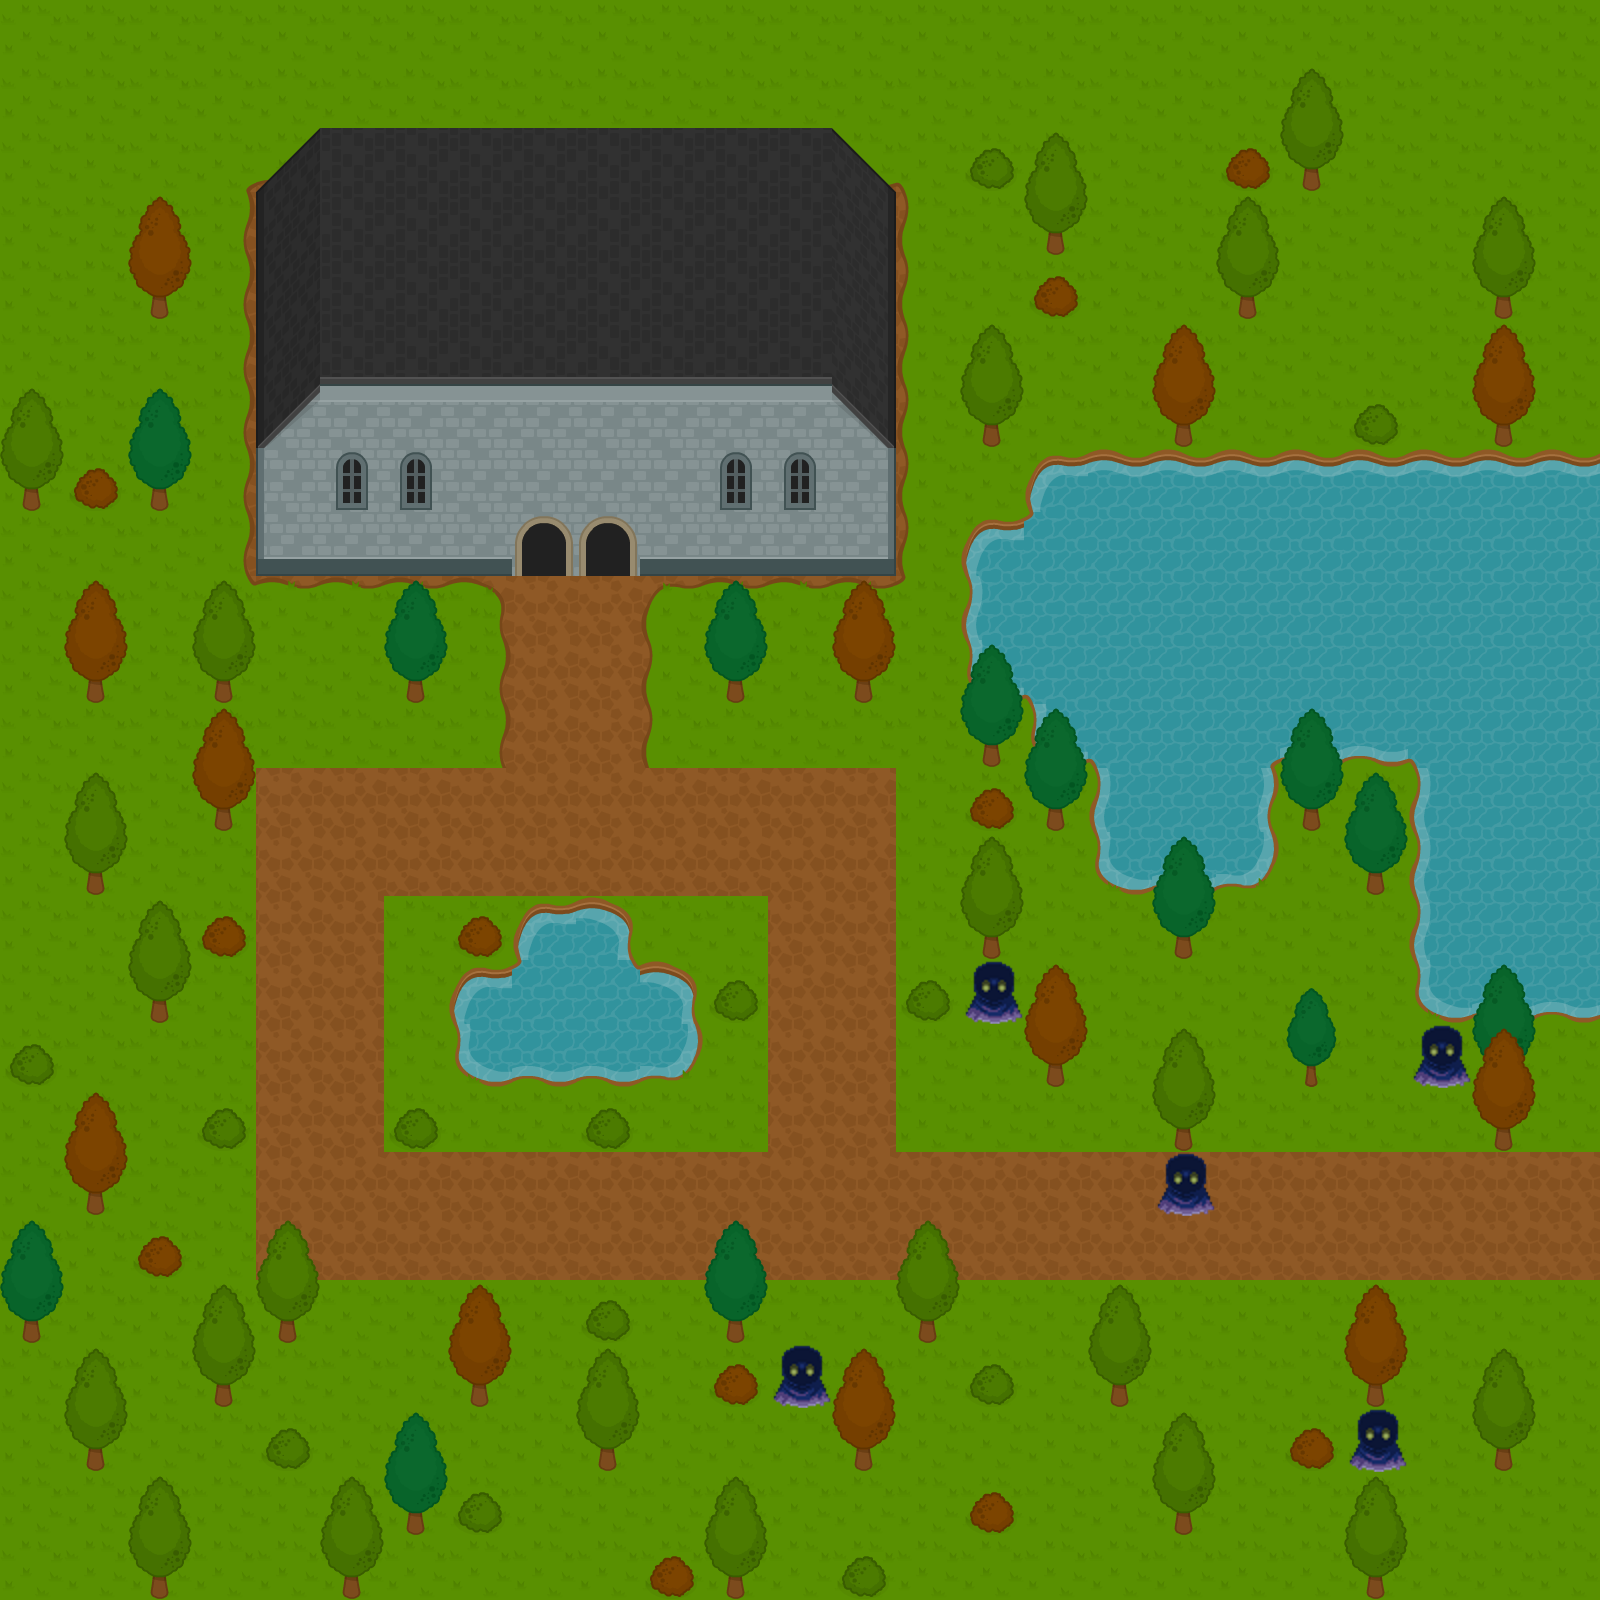

Below is a game level as drawn by its tile map, then a one-line description and the .tmx file that defines it, in full:
An orthogonal 25x25 tile map with 64x64 px tiles, 4 tile layers (Backgroundà, SolidObjects, FloatingObjects, Monsters), 2 tilesets and 5 objects.

<map version="2017.05.16" orientation="orthogonal" renderorder="right-down" width="25" height="25" tilewidth="64" tileheight="64" nextobjectid="13">
 <tileset firstgid="1" source="FinalTileSet.tsx" />
 <tileset firstgid="261" source="GhostTile.tsx" />
 <layer name="Backgroundà" width="25" height="25">
  <data encoding="csv">
22,22,22,22,22,22,22,22,22,22,22,22,22,22,22,22,22,22,22,22,22,22,22,22,22,
22,22,22,22,22,22,22,22,22,22,22,22,22,22,22,22,22,22,22,22,22,22,22,22,22,
22,22,22,4,42,42,42,42,42,42,42,42,42,42,5,22,22,22,22,22,22,22,22,22,22,
22,22,22,23,27,27,27,27,27,27,27,27,27,27,21,22,22,22,22,22,22,22,22,22,22,
22,22,22,23,27,27,27,27,27,27,27,27,27,27,21,22,22,22,22,22,22,22,22,22,22,
22,22,22,23,27,27,27,27,27,27,27,27,27,27,21,22,22,22,22,22,22,22,22,22,22,
22,22,22,23,27,75,75,75,75,75,75,75,75,27,21,22,22,22,22,22,22,22,22,22,22,
22,22,22,23,27,75,75,75,75,75,75,75,75,27,21,22,11,12,12,12,12,12,12,12,12,
22,22,22,23,27,75,75,75,75,75,75,75,75,27,21,11,35,32,32,32,32,32,32,32,32,
22,22,22,24,2,2,2,3,27,27,1,2,2,2,25,31,32,32,32,32,32,32,32,32,32,
22,22,22,22,22,22,22,23,27,27,21,22,22,22,22,51,15,32,32,32,32,32,32,32,32,
22,22,22,22,22,22,22,23,27,27,21,22,22,22,22,22,51,15,32,14,52,52,15,32,32,
22,22,22,22,27,27,27,27,27,27,27,27,27,27,22,22,22,31,32,33,22,22,31,32,32,
22,22,22,22,27,27,27,27,27,27,27,27,27,27,22,22,22,51,52,53,22,22,31,32,32,
22,22,22,22,27,27,22,22,11,13,22,22,27,27,22,22,22,22,22,22,22,22,31,32,32,
22,22,22,22,27,27,22,11,35,34,13,22,27,27,22,22,22,22,22,22,22,22,51,52,52,
22,22,22,22,27,27,22,51,52,52,53,22,27,27,22,22,22,22,22,22,22,22,22,22,22,
22,22,22,22,27,27,22,22,22,22,22,22,27,27,22,22,22,22,22,22,22,22,22,22,22,
22,22,22,22,27,27,27,27,27,27,27,27,27,27,27,27,27,27,27,27,27,27,27,27,27,
22,22,22,22,27,27,27,27,27,27,27,27,27,27,27,27,27,27,27,27,27,27,27,27,27,
22,22,22,22,22,22,22,22,22,22,22,22,22,22,22,22,22,22,22,22,22,22,22,22,22,
22,22,22,22,22,22,22,22,22,22,22,22,22,22,22,22,22,22,22,22,22,22,22,22,22,
22,22,22,22,22,22,22,22,22,22,22,22,22,22,22,22,22,22,22,22,22,22,22,22,22,
22,22,22,22,22,22,22,22,22,22,22,22,22,22,22,22,22,22,22,22,22,22,22,22,22,
22,22,22,22,22,22,22,22,22,22,22,22,22,22,22,22,22,22,22,22,22,22,22,22,22
</data>
 </layer>
 <layer name="SolidObjects" width="25" height="25">
  <data encoding="csv">
0,0,0,0,0,0,0,0,0,0,0,0,0,0,0,0,0,0,0,0,0,0,0,0,0,
0,0,0,0,0,0,0,0,0,0,0,0,0,0,0,0,0,0,0,0,0,0,0,0,0,
0,0,0,0,0,0,0,0,0,0,0,0,0,0,0,181,0,0,0,183,221,0,0,0,0,
0,0,0,0,70,70,70,70,70,70,70,70,70,70,0,0,221,0,0,0,0,0,0,0,0,
0,0,223,0,74,75,75,75,75,75,75,75,75,76,0,0,183,0,0,221,0,0,0,221,0,
0,0,0,0,74,75,75,75,75,75,75,75,75,76,0,0,0,0,0,0,0,0,0,0,0,
0,0,0,0,94,95,95,95,95,95,95,95,95,96,0,221,0,0,223,0,0,181,0,223,0,
221,183,225,0,74,217,217,75,75,75,75,217,217,76,0,0,0,0,0,0,0,0,0,0,0,
0,0,0,0,71,70,70,70,195,195,70,70,70,73,0,0,0,0,0,0,0,0,0,0,0,
0,0,0,0,0,0,0,0,0,0,0,0,0,0,0,0,0,0,0,0,0,0,0,0,0,
0,223,0,221,0,0,225,0,0,0,0,225,0,223,0,0,0,0,0,0,0,0,0,0,0,
0,0,0,0,0,0,0,0,0,0,0,0,0,0,0,225,0,0,0,0,0,0,0,0,0,
0,0,0,223,0,0,0,0,0,0,0,0,0,0,0,183,225,0,0,0,225,0,0,0,0,
0,221,0,0,0,0,0,0,0,0,0,0,0,0,0,0,0,0,0,0,0,225,0,0,0,
0,0,0,183,0,0,0,183,0,0,0,0,0,0,0,221,0,0,225,0,0,0,0,0,0,
0,0,221,0,0,0,0,0,0,0,0,181,0,0,181,0,0,0,0,0,0,0,0,0,0,
181,0,0,0,0,0,0,0,0,0,0,0,0,0,0,0,223,0,0,0,226,0,0,225,0,
0,0,0,181,0,0,181,0,0,181,0,0,0,0,0,0,0,0,221,0,0,0,0,223,0,
0,223,0,0,0,0,0,0,0,0,0,0,0,0,0,0,0,0,0,0,0,0,0,0,0,
0,0,183,0,0,0,0,0,0,0,0,0,0,0,0,0,0,0,0,0,0,0,0,0,0,
225,0,0,0,221,0,0,0,0,181,0,225,0,0,221,0,0,0,0,0,0,0,0,0,0,
0,0,0,221,0,0,0,223,0,0,0,183,0,0,0,181,0,221,0,0,0,223,0,0,0,
0,221,0,0,181,0,0,0,0,221,0,0,0,223,0,0,0,0,0,0,183,0,0,221,0,
0,0,0,0,0,0,225,181,0,0,0,0,0,0,0,183,0,0,221,0,0,0,0,0,0,
0,0,221,0,0,221,0,0,0,0,183,221,0,181,0,0,0,0,0,0,0,221,0,0,0
</data>
 </layer>
 <layer name="FloatingObjects" width="25" height="25">
  <data encoding="csv">
0,0,0,0,0,0,0,0,0,0,0,0,0,0,0,0,0,0,0,0,0,0,0,0,0,
0,0,0,0,0,0,0,0,0,0,0,0,0,0,0,0,0,0,0,0,201,0,0,0,0,
0,0,0,0,132,155,155,155,155,155,155,155,155,133,0,0,201,0,0,0,0,0,0,0,0,
0,0,203,0,152,155,155,155,155,155,155,155,155,153,0,0,0,0,0,201,0,0,0,201,0,
0,0,0,0,152,155,155,155,155,155,155,155,155,153,0,0,0,0,0,0,0,0,0,0,0,
0,0,0,0,152,175,175,175,175,175,175,175,175,153,0,201,0,0,203,0,0,0,0,203,0,
201,0,205,0,172,0,0,0,0,0,0,0,0,173,0,0,0,0,0,0,0,0,0,0,0,
0,0,0,0,0,0,0,0,0,0,0,0,0,0,0,0,0,0,0,0,0,0,0,0,0,
0,0,0,0,0,0,0,0,0,0,0,0,0,0,0,0,0,0,0,0,0,0,0,0,0,
0,203,0,201,0,0,205,0,0,0,0,205,0,203,0,0,0,0,0,0,0,0,0,0,0,
0,0,0,0,0,0,0,0,0,0,0,0,0,0,0,205,0,0,0,0,0,0,0,0,0,
0,0,0,203,0,0,0,0,0,0,0,0,0,0,0,0,205,0,0,0,205,0,0,0,0,
0,201,0,0,0,0,0,0,0,0,0,0,0,0,0,0,0,0,0,0,0,205,0,0,0,
0,0,0,0,0,0,0,0,0,0,0,0,0,0,0,201,0,0,205,0,0,0,0,0,0,
0,0,201,0,0,0,0,0,0,0,0,0,0,0,0,0,0,0,0,0,0,0,0,0,0,
0,0,0,0,0,0,0,0,0,0,0,0,0,0,0,0,203,0,0,0,206,0,0,205,0,
0,0,0,0,0,0,0,0,0,0,0,0,0,0,0,0,0,0,201,0,0,0,0,203,0,
0,203,0,0,0,0,0,0,0,0,0,0,0,0,0,0,0,0,0,0,0,0,0,0,0,
0,0,0,0,0,0,0,0,0,0,0,0,0,0,0,0,0,0,0,0,0,0,0,0,0,
205,0,0,0,201,0,0,0,0,0,0,205,0,0,201,0,0,0,0,0,0,0,0,0,0,
0,0,0,201,0,0,0,203,0,0,0,0,0,0,0,0,0,201,0,0,0,203,0,0,0,
0,201,0,0,0,0,0,0,0,201,0,0,0,203,0,0,0,0,0,0,0,0,0,201,0,
0,0,0,0,0,0,205,0,0,0,0,0,0,0,0,0,0,0,201,0,0,0,0,0,0,
0,0,201,0,0,201,0,0,0,0,0,201,0,0,0,0,0,0,0,0,0,201,0,0,0,
0,0,0,0,0,0,0,0,0,0,0,0,0,0,0,0,0,0,0,0,0,0,0,0,0
</data>
 </layer>
 <layer name="Monsters" width="25" height="25">
  <data encoding="csv">
0,0,0,0,0,0,0,0,0,0,0,0,0,0,0,0,0,0,0,0,0,0,0,0,0,
0,0,0,0,0,0,0,0,0,0,0,0,0,0,0,0,0,0,0,0,0,0,0,0,0,
0,0,0,0,0,0,0,0,0,0,0,0,0,0,0,0,0,0,0,0,0,0,0,0,0,
0,0,0,0,0,0,0,0,0,0,0,0,0,0,0,0,0,0,0,0,0,0,0,0,0,
0,0,0,0,0,0,0,0,0,0,0,0,0,0,0,0,0,0,0,0,0,0,0,0,0,
0,0,0,0,0,0,0,0,0,0,0,0,0,0,0,0,0,0,0,0,0,0,0,0,0,
0,0,0,0,0,0,0,0,0,0,0,0,0,0,0,0,0,0,0,0,0,0,0,0,0,
0,0,0,0,0,0,0,0,0,0,0,0,0,0,0,0,0,0,0,0,0,0,0,0,0,
0,0,0,0,0,0,0,0,0,0,0,0,0,0,0,0,0,0,0,0,0,0,0,0,0,
0,0,0,0,0,0,0,0,0,0,0,0,0,0,0,0,0,0,0,0,0,0,0,0,0,
0,0,0,0,0,0,0,0,0,0,0,0,0,0,0,0,0,0,0,0,0,0,0,0,0,
0,0,0,0,0,0,0,0,0,0,0,0,0,0,0,0,0,0,0,0,0,0,0,0,0,
0,0,0,0,0,0,0,0,0,0,0,0,0,0,0,0,0,0,0,0,0,0,0,0,0,
0,0,0,0,0,0,0,0,0,0,0,0,0,0,0,0,0,0,0,0,0,0,0,0,0,
0,0,0,0,0,0,0,0,0,0,0,0,0,0,0,0,0,0,0,0,0,0,0,0,0,
0,0,0,0,0,0,0,0,0,0,0,0,0,0,0,261,0,0,0,0,0,0,0,0,0,
0,0,0,0,0,0,0,0,0,0,0,0,0,0,0,0,0,0,0,0,0,0,261,0,0,
0,0,0,0,0,0,0,0,0,0,0,0,0,0,0,0,0,0,0,0,0,0,0,0,0,
0,0,0,0,0,0,0,0,0,0,0,0,0,0,0,0,0,0,261,0,0,0,0,0,0,
0,0,0,0,0,0,0,0,0,0,0,0,0,0,0,0,0,0,0,0,0,0,0,0,0,
0,0,0,0,0,0,0,0,0,0,0,0,0,0,0,0,0,0,0,0,0,0,0,0,0,
0,0,0,0,0,0,0,0,0,0,0,0,261,0,0,0,0,0,0,0,0,0,0,0,0,
0,0,0,0,0,0,0,0,0,0,0,0,0,0,0,0,0,0,0,0,0,261,0,0,0,
0,0,0,0,0,0,0,0,0,0,0,0,0,0,0,0,0,0,0,0,0,0,0,0,0,
0,0,0,0,0,0,0,0,0,0,0,0,0,0,0,0,0,0,0,0,0,0,0,0,0
</data>
 </layer>
 <objectgroup name="Monsters">
  <object id="6" x="639" y="1218" width="383" height="377" />
  <object id="8" x="896" y="833" width="255" height="319" />
  <object id="9" x="1025" y="1025" width="319" height="319" />
  <object id="10" x="1157" y="1282" width="441" height="315" />
  <object id="11" x="1218" y="903" width="385" height="247" />
 </objectgroup>
</map>